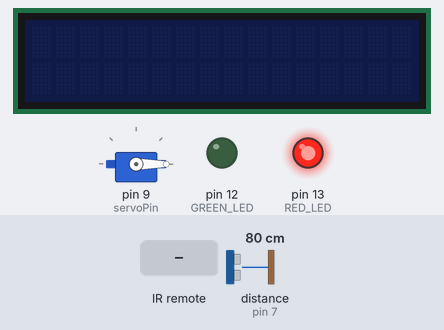
A sketch run on a simulated Arduino Uno, built with avr-gcc and run on an emulated ATmega328P. Parts: 16×2 character LCD, servo, output pins drawn as LEDs (lit = HIGH). Wiring (inferred from the names in the program): ultrasonic range finder: trigger pin 6; echo pin 7. The inputs (shaded band) are chosen by the test bench; at power-on: distance to the obstacle (sensor on pin 7) 80 cm. The echo pulse lasts 58.3 µs per cm; pins used as bus, display or sensor lines are not drawn; what the sketch prints to the serial monitor is not drawn.

Above: at 1.2 s.
1.3 s: infrared code 0xFF30CF received
At 3.2 s:
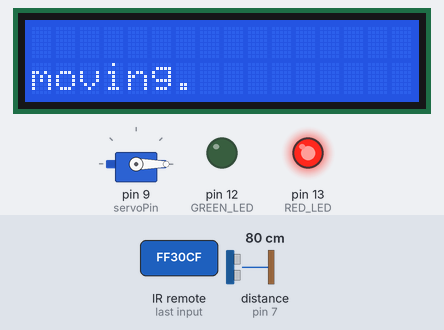
At 7.8 s:
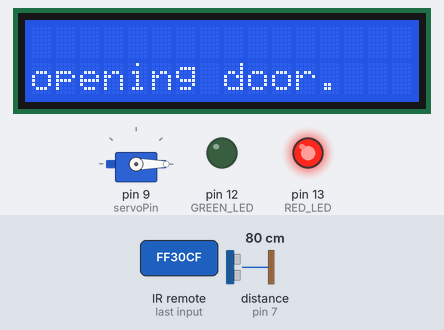
Timing chart, 0 to 9.3 s (numbered marks = the images above; inputs shaded):
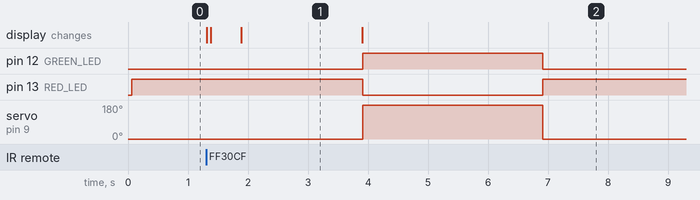

Measured:
- after the input at 1.3 s, pin 12 (GREEN_LED): LOW → HIGH after 2.6 s, → LOW 3.0 s later; pin 13 (RED_LED): HIGH → LOW after 2.6 s, → HIGH 3.0 s later; servo on pin 9 (servoPin): 0° → 180° after 2.6 s, → 0° 3.0 s later; the display: first changes at once (image 1 shows a later state)
- what the display in image 1 shows lasts 2.0 s, from 1.9 s to 3.9 s

The sketch:

arduino_group3.ino
```cpp
#include <Servo.h>
#include <IRremote.h>
#include <Wire.h>
#include <LiquidCrystal_I2C.h>


#define RED_LED 13
#define GREEN_LED 12
#define IR_RECEIVE_PIN 3
#define DOOR_OPEN 1
#define DOOR_CLOSED 0
#define servoPin  9

const int trig = 6;
const int echo = 7;
long totaltime;
int distance;

bool door_state = DOOR_CLOSED;
Servo servo;

LiquidCrystal_I2C lcd_1(0x27, 16, 2);


IRrecv irrecv(IR_RECEIVE_PIN);
decode_results results;

void setup()
{
  lcd_1.init();
  pinMode(IR_RECEIVE_PIN, INPUT);
  servo.attach(servoPin);
  pinMode(RED_LED,OUTPUT);			// set LED pin as output
  pinMode(GREEN_LED,OUTPUT);
  pinMode(trig, OUTPUT);
  pinMode(echo, INPUT);
  servo.write(0);
  digitalWrite(RED_LED,HIGH);
  irrecv.enableIRIn();
  Serial.begin(9600);

}

void loop()
{

  //check for sensor distance trigger
  if(measure_distance_cm()<5)
  {

     printScreen("opening door.");
    open_door();
    delay(500);
    printScreen("select a floor.");
    delay(500);


  }
  else{
     //do nothing
  }


  if (irrecv.decode(&results)) {
     switch(results.value)
     {
       case 16724175: printScreen("Floor 1.");  // Button 1

          			  lcd_1.begin(16, 2);
                  delay(500);
                      printScreen("moving.");
                       delay(2000);
                       printScreen("opening door.");
                        open_door();
                         delay(500);
                          printScreen("select a floor.");
                           delay(500);


          		 	  break;

       case 16718055: printScreen("Floor 2."); // Button 2

          			  lcd_1.begin(16, 2);
                  delay(500);
                      printScreen("moving.");
                      delay(2000);
                       printScreen("opening door.");
                        open_door();
                         delay(500);
                          printScreen("select a floor.");
                           delay(500);


                      break;

       case 16743045: printScreen("Floor 3.");  // Button 3

          			  lcd_1.begin(16, 2);
                  delay(500);
                      printScreen("moving.");
                      delay(2000);
                       printScreen("opening door.");
                        open_door();
                         delay(500);
                          printScreen("select a floor.");
                           delay(500);

                      break;

       default: Serial.println(results.value);
     }
            irrecv.resume(); // Receive the next value

   }

}


/////////////// Functions ////////////////

void open_door()
{
  servo.write(180);
  digitalWrite(GREEN_LED,HIGH);
  digitalWrite(RED_LED,LOW);
  door_state = DOOR_OPEN;
  delay(3000);
  close_door();
  Serial.println("opening door.");
   Serial.print("distance[cm]=");
 Serial.println(distance);
   delay(3000);
}

void close_door()
{
  servo.write(0);
  digitalWrite(RED_LED,HIGH);
  digitalWrite(GREEN_LED,LOW);
  door_state = DOOR_CLOSED;
}


double measure_distance_cm()
{
digitalWrite(trig, LOW);
delayMicroseconds(2);
digitalWrite(trig, HIGH);
delayMicroseconds(10);
digitalWrite(trig, LOW);
totaltime = pulseIn(echo, HIGH);
distance= totaltime*0.034/2;

  return distance;

}


void printScreen(String print){
  lcd_1.setCursor(0, 1);
  lcd_1.print(print);
  lcd_1.setBacklight(1);
  delay(5); // Wait for 500 millisecond(s)
}
```
